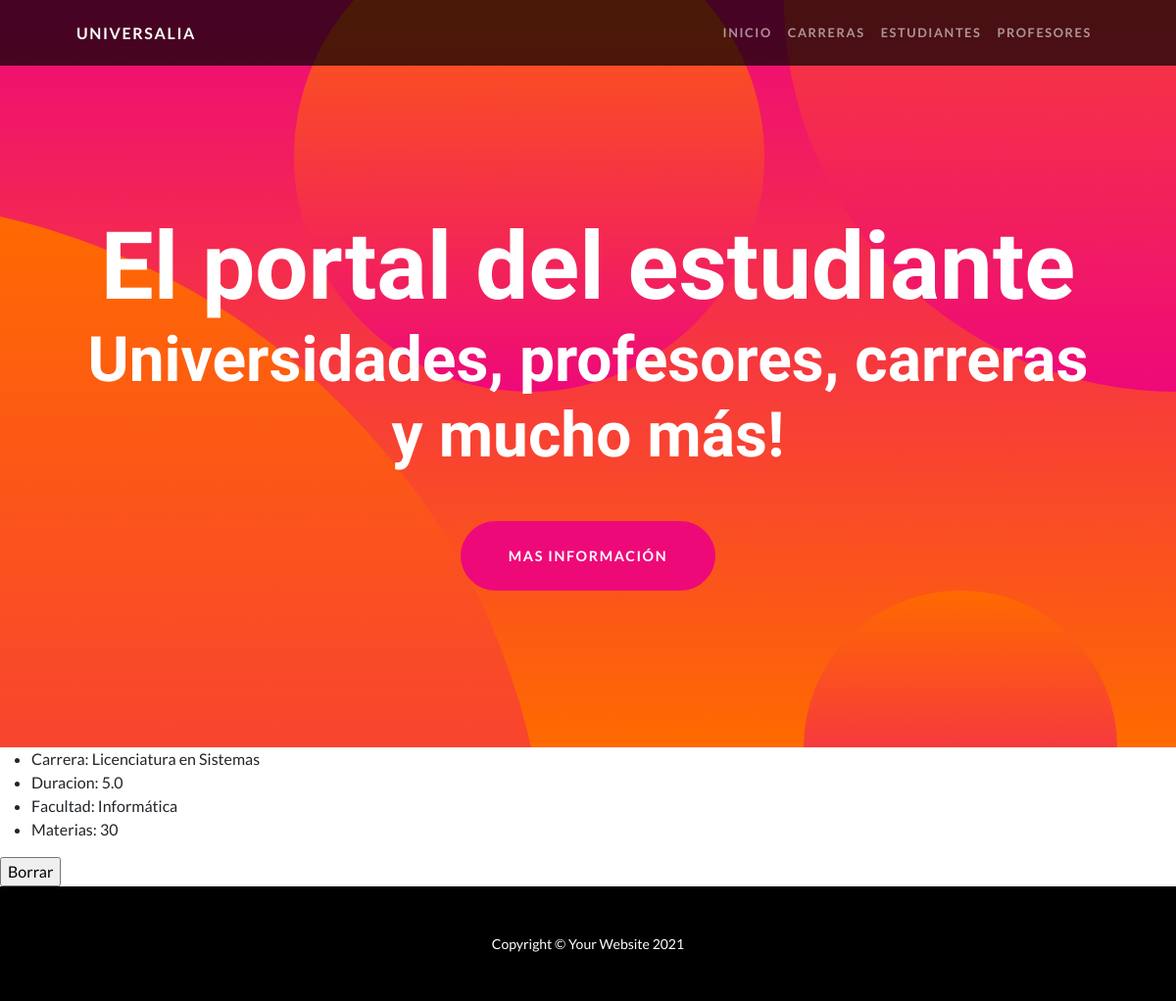
/Universidades/borrarcarreras/3, run on the app's committed database.
### Universidades/models.py (models this page shows, shortened)
class Carrera(Model):
  carrera = CharField(max_length=100)
  duracion = DecimalField(decimal_places=1, max_digits=2)
  facultad = CharField(max_length=40)
  cantidad_materias = IntegerField(verbose_name='Materias')

### Universidades/views.py (the view)
# urls.py: path('borrarcarreras/<pk>', CarreraDeleteView.as_view(), name = 'borrar_carreras'),
class CarreraDeleteView(DeleteView):
  model = Carrera
  success_url = reverse_lazy('carreras')
  template_name = 'borrar_carrera.html'

### Universidades/templates/borrar_carrera.html (shortened to what this page needs)
{% extends 'padre.html' %}
{% block cambia %}
  <form action="" method="POST">
    <ul>
      <li>Carrera: {{carrera.carrera}}</li>
      <li>Duracion: {{carrera.duracion}}</li>
      <li>Facultad: {{carrera.facultad}}</li>
      <li>Materias: {{carrera.cantidad_materias}}</li>
    </ul>
    <input type="submit" value="Borrar">
  </form>
{% endblock %}

### data on the page
Carrera: carrera "Licenciatura en Sistemas", duracion "5.0", facultad "Informática", cantidad_materias "30"
